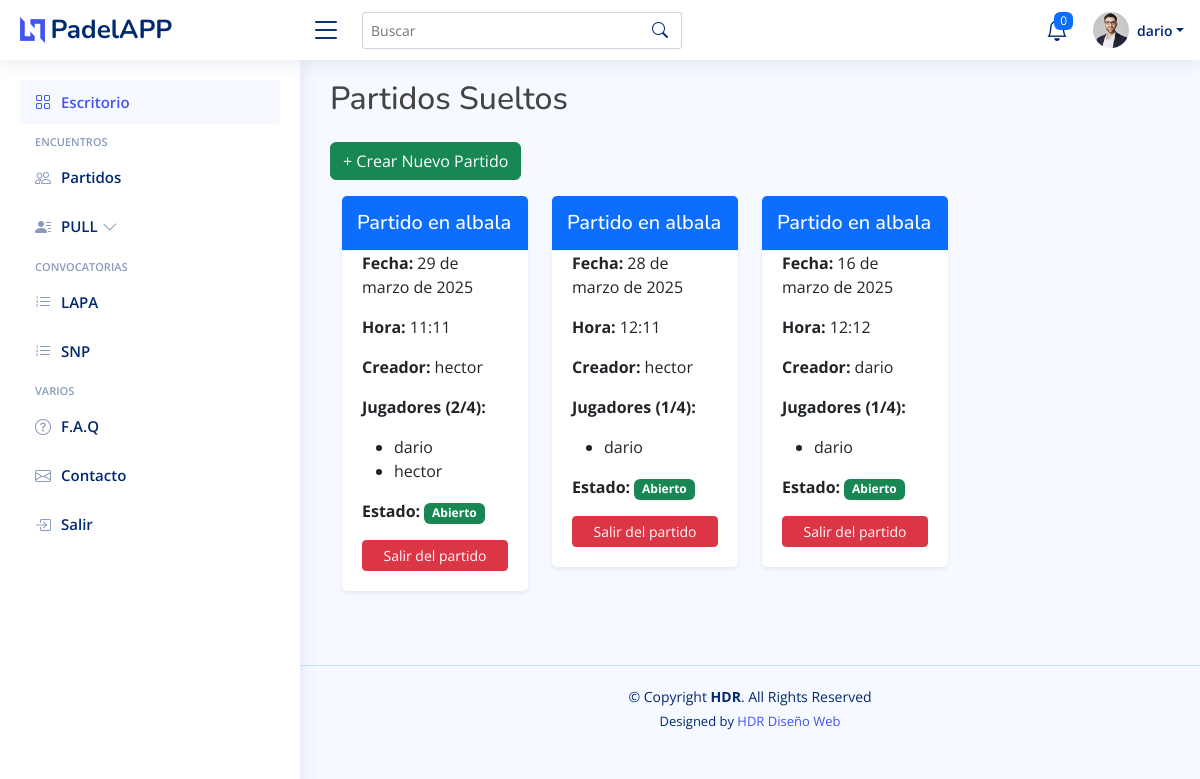
Before: /partidos/ (signed in) with the older database file.
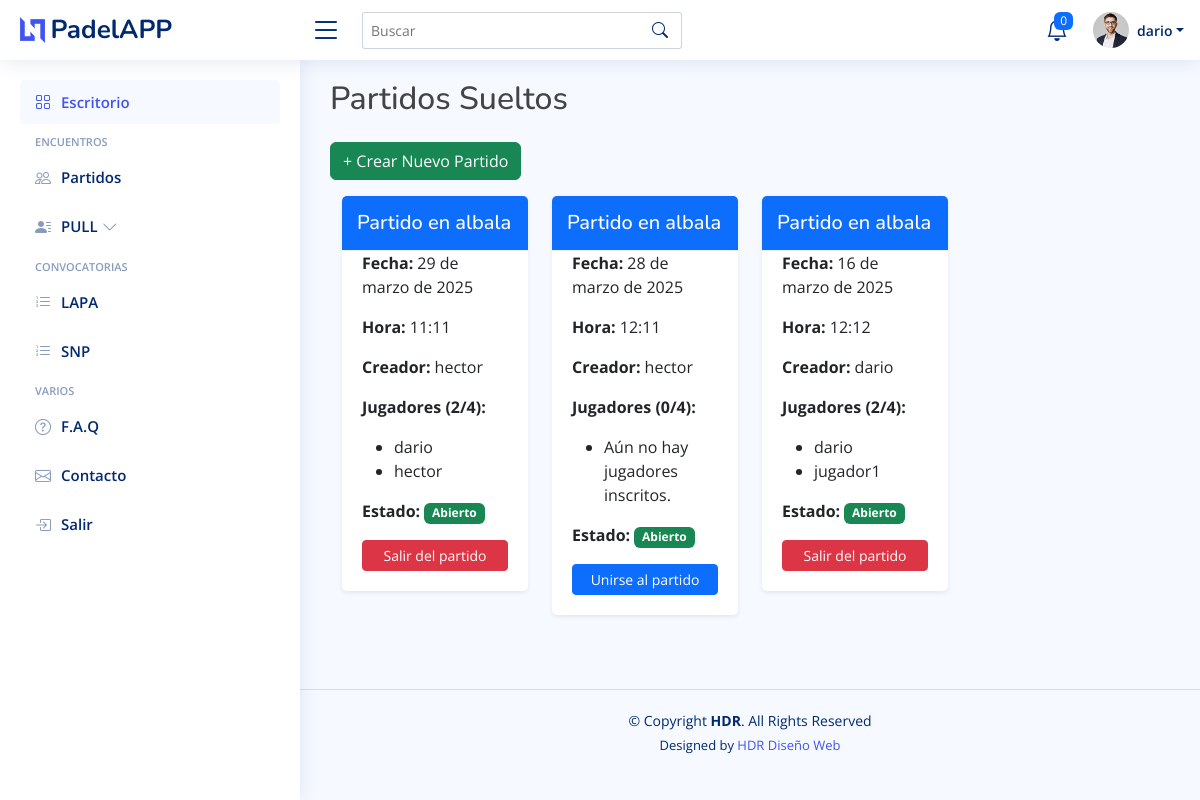
After: the same page with the newer database file.
### padelapp/models.py (models this page shows, shortened)
class PartidoAbierto(models.Model):
    creador = models.ForeignKey(
        settings.AUTH_USER_MODEL, on_delete=models.CASCADE, related_name='partidos_creados'
    )
    jugadores = models.ManyToManyField(
        settings.AUTH_USER_MODEL, related_name='partidos_jugados', blank=True
    )
    fecha = models.DateField()
    hora = models.TimeField()
    lugar = models.CharField(max_length=200)
    estado = models.CharField(
        max_length=10, choices=[('Abierto', 'Abierto'), ('Cerrado', 'Cerrado')], default='Abierto'
    )
    @classmethod
    def limpiar_partidos_viejos(cls):
        cls.objects.filter(estado='Cerrado', fecha__lt=now() - timedelta(days=1)).delete()

class User(AbstractUser):
    avatar = models.ImageField(upload_to='avatars/', blank=True, null=True)
    dni_nie = models.CharField(max_length=20, unique=True, blank=True, null=True)
    fecha_nacimiento = models.DateField(null=True, blank=True)
    sexo = models.CharField(max_length=10, choices=[('Hombre', 'Hombre'), ('Mujer', 'Mujer')])
    movil = models.CharField(max_length=15, blank=True, null=True)
    provincia = models.CharField(max_length=100, blank=True, null=True)
    poblacion = models.CharField(max_length=100, blank=True, null=True)
    codigo_postal = models.CharField(max_length=10, blank=True, null=True)
    apodo = models.CharField(max_length=50, blank=True, null=True)
    posicion_juego = models.CharField(max_length=10, choices=[('Izquierda', 'Izquierda'), ('Derecha', 'Derecha'), ('Ambas', 'Ambas')])
    marca_pala = models.CharField(max_length=100, blank=True, null=True)
    equipo = models.ForeignKey('Team', on_delete=models.SET_NULL, null=True, blank=True, related_name='jugadores')

### padelapp/views.py (the view)
# urls.py: path('partidos/', lista_partidos, name='lista_partidos'),
def lista_partidos(request):
    PartidoAbierto.limpiar_partidos_viejos()
    partidos = PartidoAbierto.objects.all().order_by('-fecha')
    return render(request, 'padelapp/lista_partidos.html', {'partidos': partidos})

### padelapp/templates/padelapp/lista_partidos.html
{% extends 'base.html' %}
{% block content %}
    <h2 class="mb-4">Partidos Sueltos</h2>
    <a href="{% url 'crear_partido' %}" class="btn btn-success mb-3">+ Crear Nuevo Partido</a>
    <div class="container">
        <div class="row">
            {% for partido in partidos %}
                <div class="col-md-3 mb-4">
                    <div class="card shadow-sm">
                        <div class="card-header bg-primary text-white">
                            <h5 class="mb-0">Partido en {{ partido.lugar }}</h5>
                        </div>
                        <div class="card-body">
                            <p><strong>Fecha:</strong> {{ partido.fecha }}</p>
                            <p><strong>Hora:</strong> {{ partido.hora }}</p>
                            <p><strong>Creador:</strong> {{ partido.creador.username }}</p>
                            <p><strong>Jugadores ({{ partido.jugadores.count }}/4):</strong></p>
                            <ul>
                                {% for jugador in partido.jugadores.all %}
                                    <li>{{ jugador.username }}</li>
                                {% empty %}
                                    <li>Aún no hay jugadores inscritos.</li>
                                {% endfor %}
                            </ul>
                            <p><strong>Estado:</strong>
                                <span class="badge bg-{% if partido.estado == 'Cerrado' %}danger{% else %}success{% endif %}">
                                    {{ partido.estado }}
                                </span>
                            </p>
                            {% if user in partido.jugadores.all %}
                                <a href="{% url 'gestionar_partido' partido.id %}" class="btn btn-danger btn-sm w-100">Salir del partido</a>
                            {% elif partido.estado == 'Abierto' %}
                                <a href="{% url 'gestionar_partido' partido.id %}" class="btn btn-primary btn-sm w-100">Unirse al partido</a>
                            {% endif %}
                        </div>
                    </div>
                </div>
            {% endfor %}
        </div>
    </div>
{% endblock %}

### core/templates/includes/header.html (shortened to what this page needs)
{% load static %}
<header id="header" class="header fixed-top d-flex align-items-center">
    <div class="d-flex align-items-center justify-content-between">
        <a href="/" class="logo d-flex align-items-center">
            <img src="{% static 'img/logo.png' %}" alt="">
            <span class="d-none d-lg-block">PadelAPP</span>
        </a>
        <i class="bi bi-list toggle-sidebar-btn"></i>
    </div>
    <div class="search-bar">
        <form class="search-form d-flex align-items-center" method="POST" action="#">
            <input type="text" name="query" placeholder="Buscar" title="Buscar">
            <button type="submit" title="Search">
                <i class="bi bi-search"></i>
            </button>
        </form>
    </div>
    <nav class="header-nav ms-auto">
        <ul class="d-flex align-items-center">
            <li class="nav-item dropdown">
                <a class="nav-link nav-icon" href="#" data-bs-toggle="dropdown" id="notificationBell">
                    <i class="bi bi-bell"></i>
                    <span class="badge bg-primary badge-number" id="notificationCount">0</span>
                </a>
            </li>
            <li class="nav-item dropdown pe-3">
                <a class="nav-link nav-profile d-flex align-items-center pe-0" href="#" data-bs-toggle="dropdown">
                    <img src="{% static 'img/profile-img.jpg' %}" alt="Profile" class="rounded-circle">
                    <span class="d-none d-md-block dropdown-toggle ps-2">{{ user.username }}</span>
                </a>
            </li>
        </ul>
    </nav>
</header>

Changed rows visible on the page:
changed PartidoAbierto "28 de marzo de 2025": jugadores.count "1" → "0"; loses User (username "dario"); text "Salir del partido" → "Aún no hay jugadores inscritos. Unirse al partido"
computed for PartidoAbierto "16 de marzo de 2025": jugadores.count "1" → "2"
added User: username "jugador1", shown under PartidoAbierto "16 de marzo de 2025"
